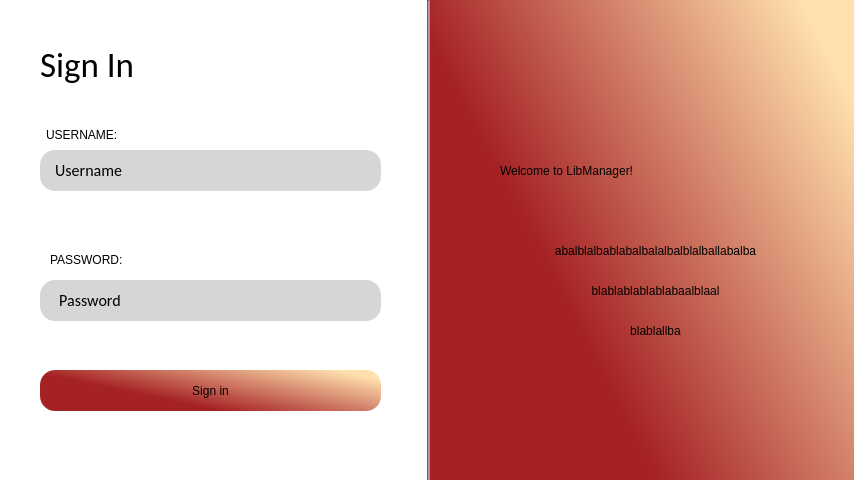
<?xml version="1.0" encoding="UTF-8"?>
<ui version="4.0">
 <class>AuthScreen</class>
 <widget class="QMainWindow" name="AuthScreen">
  <property name="geometry">
   <rect>
    <x>0</x>
    <y>0</y>
    <width>854</width>
    <height>480</height>
   </rect>
  </property>
  <property name="windowTitle">
   <string>AuthScreen</string>
  </property>
  <property name="styleSheet">
   <string notr="true">background-color: rgb(166, 135, 166);</string>
  </property>
  <widget class="QWidget" name="centralwidget">
   <widget class="Line" name="line">
    <property name="geometry">
     <rect>
      <x>427</x>
      <y>0</y>
      <width>3</width>
      <height>480</height>
     </rect>
    </property>
    <property name="orientation">
     <enum>Qt::Orientation::Vertical</enum>
    </property>
   </widget>
   <widget class="QLabel" name="AuthScreen1">
    <property name="geometry">
     <rect>
      <x>0</x>
      <y>0</y>
      <width>427</width>
      <height>480</height>
     </rect>
    </property>
    <property name="styleSheet">
     <string notr="true">background-color:rgb(255,255,255);</string>
    </property>
    <property name="text">
     <string/>
    </property>
   </widget>
   <widget class="QLabel" name="SignIn_text">
    <property name="geometry">
     <rect>
      <x>40</x>
      <y>40</y>
      <width>171</width>
      <height>51</height>
     </rect>
    </property>
    <property name="font">
     <font>
      <family>Calibri</family>
      <pointsize>22</pointsize>
      <italic>false</italic>
      <fontweight>Light</fontweight>
     </font>
    </property>
    <property name="styleSheet">
     <string notr="true">color:black;
font: 300 22pt &quot;Calibri&quot;;
background-color: transparent;</string>
    </property>
    <property name="text">
     <string>&lt;html&gt;&lt;head/&gt;&lt;body&gt;&lt;p&gt;&lt;span style=&quot; font-size:26pt;&quot;&gt;Sign In&lt;/span&gt;&lt;/p&gt;&lt;/body&gt;&lt;/html&gt;</string>
    </property>
   </widget>
   <widget class="QLineEdit" name="UsernameLineEdit">
    <property name="geometry">
     <rect>
      <x>40</x>
      <y>150</y>
      <width>341</width>
      <height>41</height>
     </rect>
    </property>
    <property name="font">
     <font>
      <family>Calibri</family>
      <pointsize>-1</pointsize>
     </font>
    </property>
    <property name="styleSheet">
     <string notr="true">QLineEdit {
	background-color: rgb(214, 214, 214);
	border-radius: 15px;
	color: black; 
    font-size: 16px;
    padding-left: 6px; 
}

QLineEdit::placeholder {
	color: rgb(141,141,141); 
    font-style: italic; 
}</string>
    </property>
    <property name="text">
     <string>  Username</string>
    </property>
   </widget>
   <widget class="QLabel" name="Username_text">
    <property name="geometry">
     <rect>
      <x>46</x>
      <y>125</y>
      <width>111</width>
      <height>20</height>
     </rect>
    </property>
    <property name="styleSheet">
     <string notr="true">color: rgb(0, 0, 0);
background-color: transparent;</string>
    </property>
    <property name="text">
     <string>USERNAME:</string>
    </property>
   </widget>
   <widget class="QLineEdit" name="PasswordLineEdit">
    <property name="geometry">
     <rect>
      <x>40</x>
      <y>280</y>
      <width>341</width>
      <height>41</height>
     </rect>
    </property>
    <property name="font">
     <font>
      <family>Calibri</family>
      <pointsize>-1</pointsize>
     </font>
    </property>
    <property name="styleSheet">
     <string notr="true">QLineEdit {
	background-color: rgb(214, 214, 214);
	border-radius: 15px;
	color: black; 
    font-size: 16px;
    padding-left: 10px; 
}

QLineEdit::placeholder {
	color: rgb(141,141,141); 
    font-style: italic; 
}</string>
    </property>
    <property name="text">
     <string>  Password</string>
    </property>
   </widget>
   <widget class="QLabel" name="Password_text">
    <property name="geometry">
     <rect>
      <x>50</x>
      <y>250</y>
      <width>111</width>
      <height>20</height>
     </rect>
    </property>
    <property name="styleSheet">
     <string notr="true">color: rgb(0, 0, 0);
background-color: transparent;</string>
    </property>
    <property name="text">
     <string>PASSWORD:</string>
    </property>
   </widget>
   <widget class="QPushButton" name="signinButton">
    <property name="geometry">
     <rect>
      <x>40</x>
      <y>370</y>
      <width>341</width>
      <height>41</height>
     </rect>
    </property>
    <property name="styleSheet">
     <string notr="true">QPushButton{
	border-radius:15px;
	color: black;
	
	font: 300 10pt &quot;Calibri&quot;;
	background-color: qlineargradient(spread:pad, x1:0.23, y1:0.477273, x2:0.915, y2:0.0800455, stop:0 rgba(165, 34, 36, 255), stop:1 rgba(255, 224, 174, 255));
}</string>
    </property>
    <property name="text">
     <string>Sign in</string>
    </property>
   </widget>
   <widget class="QLabel" name="LibMagaer_logo">
    <property name="geometry">
     <rect>
      <x>460</x>
      <y>60</y>
      <width>349</width>
      <height>79</height>
     </rect>
    </property>
    <property name="styleSheet">
     <string notr="true">background-image: url(C:/LibManager/LibManager/LBResources/full_logo_LibManager_relieved.png);
background-color:transparent;</string>
    </property>
    <property name="text">
     <string/>
    </property>
   </widget>
   <widget class="QLabel" name="welcome_text">
    <property name="geometry">
     <rect>
      <x>500</x>
      <y>150</y>
      <width>311</width>
      <height>41</height>
     </rect>
    </property>
    <property name="styleSheet">
     <string notr="true">font: 18pt &quot;Calibri&quot;;
background-color:transparent;</string>
    </property>
    <property name="text">
     <string>Welcome to LibManager!</string>
    </property>
   </widget>
   <widget class="QLabel" name="label">
    <property name="geometry">
     <rect>
      <x>460</x>
      <y>240</y>
      <width>391</width>
      <height>21</height>
     </rect>
    </property>
    <property name="styleSheet">
     <string notr="true">background-color:transparent;</string>
    </property>
    <property name="text">
     <string>abalblalbablabalbalalbalblalballabalba</string>
    </property>
    <property name="alignment">
     <set>Qt::AlignmentFlag::AlignCenter</set>
    </property>
   </widget>
   <widget class="QLabel" name="label_2">
    <property name="geometry">
     <rect>
      <x>460</x>
      <y>280</y>
      <width>391</width>
      <height>21</height>
     </rect>
    </property>
    <property name="styleSheet">
     <string notr="true">background-color:transparent;</string>
    </property>
    <property name="text">
     <string>blablablablablabaalblaal</string>
    </property>
    <property name="alignment">
     <set>Qt::AlignmentFlag::AlignCenter</set>
    </property>
   </widget>
   <widget class="QLabel" name="label_3">
    <property name="geometry">
     <rect>
      <x>460</x>
      <y>320</y>
      <width>391</width>
      <height>21</height>
     </rect>
    </property>
    <property name="styleSheet">
     <string notr="true">background-color:transparent;</string>
    </property>
    <property name="text">
     <string>blablallba</string>
    </property>
    <property name="alignment">
     <set>Qt::AlignmentFlag::AlignCenter</set>
    </property>
   </widget>
   <widget class="QLabel" name="AuthScreen1_2">
    <property name="geometry">
     <rect>
      <x>430</x>
      <y>0</y>
      <width>427</width>
      <height>480</height>
     </rect>
    </property>
    <property name="styleSheet">
     <string notr="true">background-color: qlineargradient(spread:pad, x1:0.23, y1:0.477273, x2:0.915, y2:0.0800455, stop:0 rgba(165, 34, 36, 255), stop:1 rgba(255, 224, 174, 255));</string>
    </property>
    <property name="text">
     <string/>
    </property>
   </widget>
   <zorder>AuthScreen1_2</zorder>
   <zorder>line</zorder>
   <zorder>AuthScreen1</zorder>
   <zorder>SignIn_text</zorder>
   <zorder>UsernameLineEdit</zorder>
   <zorder>Username_text</zorder>
   <zorder>PasswordLineEdit</zorder>
   <zorder>Password_text</zorder>
   <zorder>signinButton</zorder>
   <zorder>LibMagaer_logo</zorder>
   <zorder>welcome_text</zorder>
   <zorder>label</zorder>
   <zorder>label_2</zorder>
   <zorder>label_3</zorder>
  </widget>
 </widget>
 <resources/>
 <connections/>
</ui>
